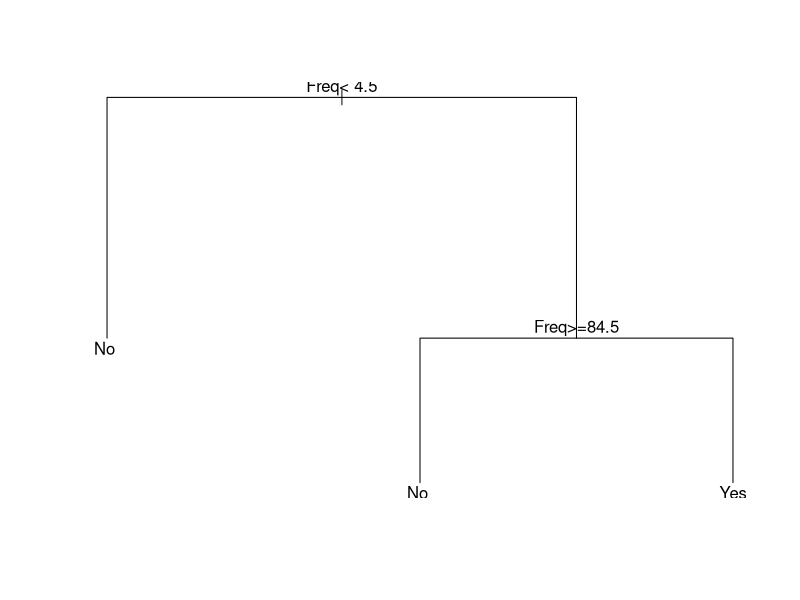
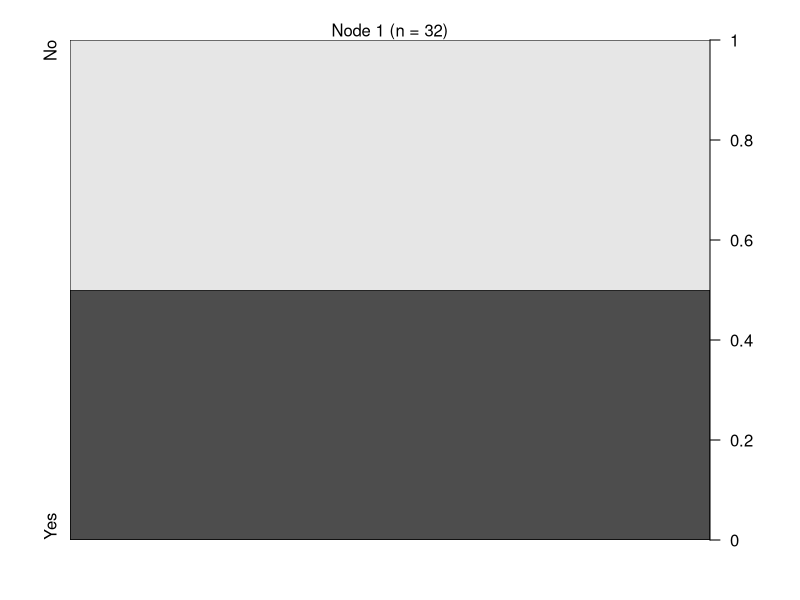
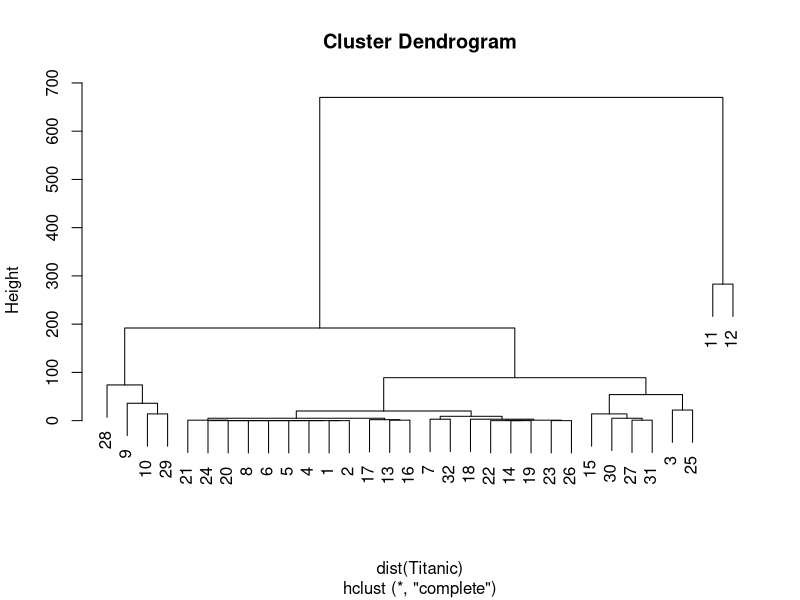

R code for these plots, in order:
#Titanic Data Exercise

data(Titanic)
View(Titanic)
#-----------------------------------------------------------------
#rpart
library(rpart)
help("rpart")

fit = rpart(Survived~., data=Titanic, method="class")
plot(fit)
text(fit)
#Does not seem to load the graphics properly  but should have worked
#Source: https://trevorstephens.com/kaggle-titanic-tutorial/r-part-3-decision-trees/
#--------------------------------------------------------------------
#ctree
install.packages("partykit")
library(partykit)
trainset.ctree=ctree(Survived ~ ., Titanic)
trainset.ctree
plot(trainset.ctree)
#Source: https://rstudio-pubs-static.s3.amazonaws.com/241333_e3e176ecc7a44094a6bba75899a88f72.html
#----------------------------------------------------------------------------
#hclust
library(stats)
clusters=hclust(dist(Titanic))
clusters
plot(clusters)
#---------------------------------------------------------------------------------
#Random Forest
install.packages("randomForest")
library(randomForest)
fit = randomForest(Survived ~ .,
                      data=Titanic, 
                      importance=TRUE, 
                      ntree=2000)
#Random forest does not work with my version of R but the code should work 
